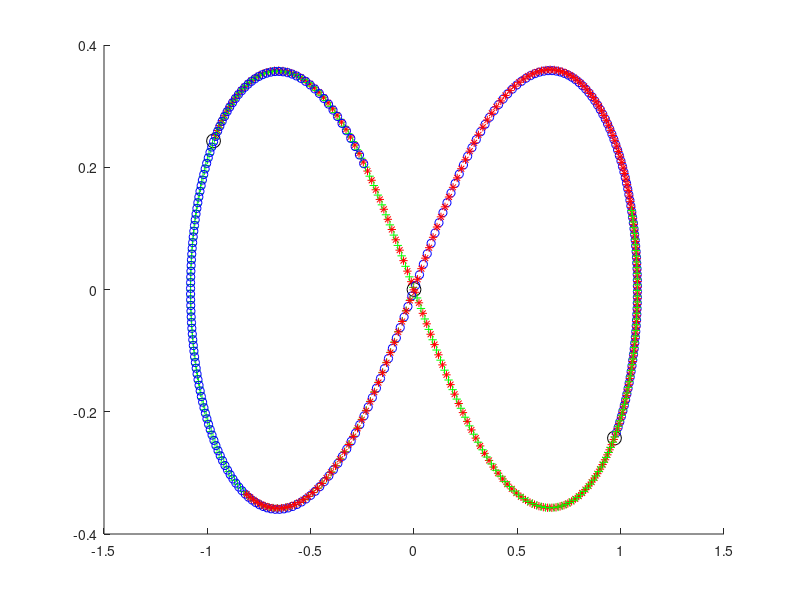

This chart was generated by the following MATLAB code:
% Main idea of Verlet's solution: approx. v_n+1 = (a_n + a_n+1)/2 * dt
% Vectors for each body are stored as matrix's columns (i.e. Body 1's position is
% 1st column of r matrix)

%% Figure 8 Periodic "Solution": 
% a special case of the 3-BP that uses
% "reduced" units for bodies' mass, gravitational constant, position,
% velocity...
% The main idea is that you can set very specific (see super precise
% decimals in intialization) initial velocities and positions for each of
% the 3 bodies so they move in a figure-8!



%% Initial setup
% Number of bodies
N = 3;

% Grav. constant in "reduced unit"
G = 1;

% Vector of masses, "reduced unit"
m = [1; 1; 1];

% Initial positions
r = [[-0.97000436; 0.24308753], [0;0], [0.97000436; -0.24308753]];

% Initial velocities
v = [[0.4662036850; 0.4323657300], [-0.93240737; -0.86473146], [0.4662036850; 0.4323657300]];

% Initial accelerations
a = [[0;0], [0;0], [0;0]];
a_next = a;  % will store a_(t+1)

% Plot initial positions
hold on 
plot(r(1,1), r(2,1), 'k-o', 'MarkerSize', 10)
plot(r(1,2), r(2,2), 'k-o', 'MarkerSize', 10)
plot(r(1,3), r(2,3), 'k-o', 'MarkerSize', 10)

% Timesteps desired
T = 5;
dt = 0.02;


%% Calculating at each timestep
for t = 0:dt:T
    % Find distances [vect] and absolute lengths [scl] between each body ---- t
    dist_1to2 = r(:,2) - r(:,1);
    length_1to2 = sqrt(dist_1to2' * dist_1to2);
    dist_2to3 = r(:,3) - r(:,2);
    length_2to3 = sqrt(dist_2to3' * dist_2to3);
    dist_3to1 = r(:,1) - r(:,3);
    length_3to1 = sqrt(dist_3to1' * dist_3to1);

    % Find new acceleration of each body [vect] ----- t
    % Example: finding accel of body 1
    % a1 = sum F's on 1 / m1. Sum F's on 1 is: (Force on 1 from 2 + -Force
    % on 3 from 1)
    a(:, 1) = (G*m(2)/length_1to2^3)*(r(:,2) - r(:,1)) + (G*m(3)/length_3to1^3)*(r(:,3) - r(:,1));
    a(:, 2) = (G*m(1)/length_1to2^3)*(r(:,1) - r(:,2)) + (G*m(3)/length_2to3^3)*(r(:,3) - r(:,2));
    a(:, 3) = (G*m(1)/length_3to1^3)*(r(:,1) - r(:,3)) + (G*m(2)/length_2to3^3)*(r(:,2) - r(:,3));

    % Find r_t+1 using r_t, v_(t), and a_t
    % Basic kinematics: x = x0 + v0*t + 1/2*a*t^2
    % r_t+1 = r_t + v_t*dt + 0.5*a_t*dt^2
    r = r + v*dt + 0.5*a*(dt^2);

    % Using similar steps above, find a_(t+1) - acceleration at new positn
    dist_1to2 = r(:,2) - r(:,1);
    length_1to2 = sqrt(dist_1to2' * dist_1to2);
    dist_2to3 = r(:,3) - r(:,2);
    length_2to3 = sqrt(dist_2to3' * dist_2to3);
    dist_3to1 = r(:,1) - r(:,3);
    length_3to1 = sqrt(dist_3to1' * dist_3to1);

    a_next(:, 1) = (G*m(2)/length_1to2^3)*(r(:,2) - r(:,1)) + (G*m(3)/length_3to1^3)*(r(:,3) - r(:,1));
    a_next(:, 2) = (G*m(1)/length_1to2^3)*(r(:,1) - r(:,2)) + (G*m(3)/length_2to3^3)*(r(:,3) - r(:,2));
    a_next(:, 3) = (G*m(1)/length_3to1^3)*(r(:,1) - r(:,3)) + (G*m(2)/length_2to3^3)*(r(:,2) - r(:,3));

    % Find v_t+1 = (a_t+1 + a_t)/2 * dt
    % Basic kinematics: v_t+1 ~= v_t + a_avg * dt
    v = v + (a + a_next)/2 * dt;

    % Plot new positions
    plot(r(1,1), r(2,1), 'r-*')
    plot(r(1,2), r(2,2), 'g-+')
    plot(r(1,3), r(2,3), 'b-o')

end